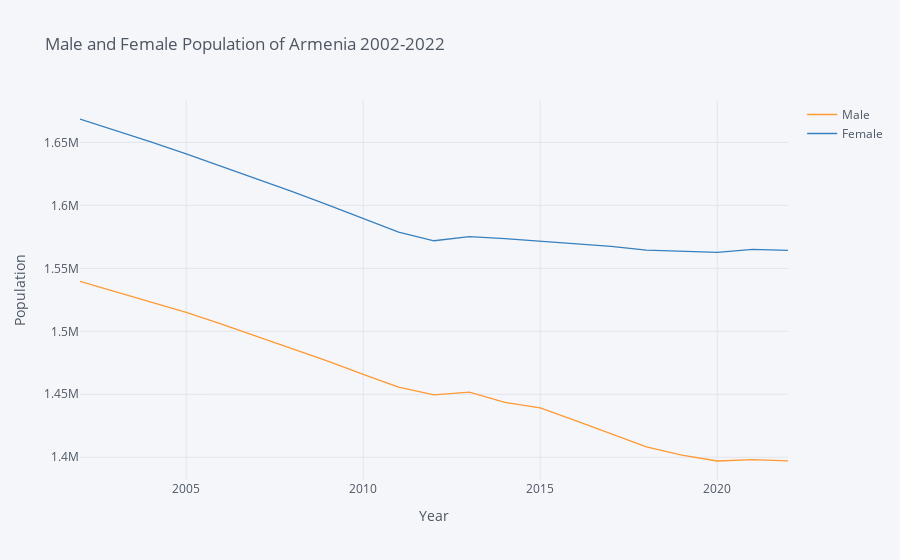

The notebook cell this image was saved under:
### Markdown cell above
### How does the sex ratio changes through time?

### Code cell
m_f_total[['Year', 'Male', 'Female']].iplot(x='Year', yTitle='Population', xTitle='Year',
                         title='Male and Female Population of Armenia 2002-2022')

### Figure 1 — Plotly figure (JSON) as saved in the notebook; plotly's stock layout.template omitted (floating-point values rounded to 4 significant figures)
{"data": [{"line": {"color": "rgba(255, 153, 51, 1.0)", "dash": "solid", "shape": "linear", "width": 1.3}, "mode": "lines", "name": "Male", "text": "", "type": "scatter", "x": [2002, 2003, 2004, 2005, 2006, 2007, 2008, 2009, 2010, 2011, "2012", "2013", "2014", "2015", "2016", "2017", "2018", "2019", "2020", "2021", "2022"], "y": [1539711, 1531569, 1523394, 1515079, 1505720, 1496143, 1486420, 1476396, 1465845, 1455701, 1449473, 1451646, 1443497, 1439148, 1429042, 1418771, 1408199, 1401731, 1397005, 1398107, 1397169]}, {"line": {"color": "rgba(55, 128, 191, 1.0)", "dash": "solid", "shape": "linear", "width": 1.3}, "mode": "lines", "name": "Female", "text": "", "type": "scatter", "x": [2002, 2003, 2004, 2005, 2006, 2007, 2008, 2009, 2010, 2011, "2012", "2013", "2014", "2015", "2016", "2017", "2018", "2019", "2020", "2021", "2022"], "y": [1668606, 1659649, 1650464, 1640932, 1631092, 1621263, 1610965, 1600455, 1589391, 1578798, 1571903, 1575233, 1573582, 1571450, 1569535, 1567380, 1564533, 1563538, 1562689, 1565144, 1564198]}], "layout": {"legend": {"bgcolor": "#F5F6F9", "font": {"color": "#4D5663"}}, "paper_bgcolor": "#F5F6F9", "plot_bgcolor": "#F5F6F9", "title": {"font": {"color": "#4D5663"}, "text": "Male and Female Population of Armenia 2002-2022"}, "xaxis": {"gridcolor": "#E1E5ED", "showgrid": true, "tickfont": {"color": "#4D5663"}, "title": {"font": {"color": "#4D5663"}, "text": "Year"}, "zerolinecolor": "#E1E5ED"}, "yaxis": {"gridcolor": "#E1E5ED", "showgrid": true, "tickfont": {"color": "#4D5663"}, "title": {"font": {"color": "#4D5663"}, "text": "Population"}, "zerolinecolor": "#E1E5ED"}}}
